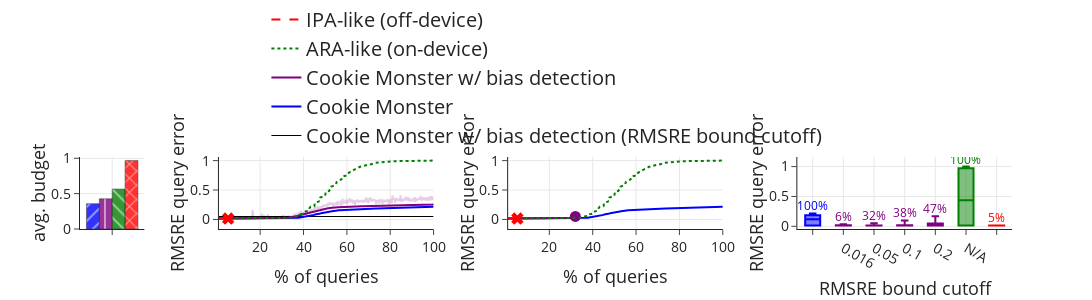

The notebook cell saved with this chart:
### Code cell
figs_args = {
    "axis_title_font_size": {"x": 18, "y": 18},
    "axis_tick_font_size": {"x": 14, "y": 14},
    "legend": {
        "yanchor": "bottom",
        "y": 1.1,
        "xanchor": "left",
        "x": 0.2,
        "orientation": "h",
    },
    "output_path": "bias_plots.pdf",
    "height": 300,
    "width": 1500,
}
# make_plots(
#            [full_cdfs, cut_cdfs_fig, cutoff_boxes_fig, budget_fig], cols=4, **figs_args)

make_bias_plots(
           [bars_args, cdf_args, cut_cdf_args, boxes_args], cols=4, **figs_args)

### Figure 1 — Plotly figure (JSON) as saved in the notebook; plotly's stock layout.template omitted (floating-point values rounded to 4 significant figures; data arrays with more than 128 entries replaced by an {"elided": "..."} marker saying what was removed)
{"data": [{"legendgroup": "Cookie Monster", "marker": {"color": "blue", "line": {"color": "black"}, "pattern": {"shape": "/"}}, "name": "Cookie Monster", "opacity": 0.8, "showlegend": false, "type": "bar", "x": ["7"], "xaxis": "x", "y": [0.3575], "yaxis": "y"}, {"legendgroup": "Cookie Monster w/ bias detection", "marker": {"color": "purple", "line": {"color": "black"}, "pattern": {"shape": "|"}}, "name": "Cookie Monster w/ bias detection", "opacity": 0.8, "showlegend": false, "type": "bar", "x": ["7"], "xaxis": "x", "y": [0.4272], "yaxis": "y"}, {"legendgroup": "ARA-like (on-device)", "marker": {"color": "green", "line": {"color": "black"}, "pattern": {"shape": "\\"}}, "name": "ARA-like (on-device)", "opacity": 0.8, "showlegend": false, "type": "bar", "x": ["7"], "xaxis": "x", "y": [0.5646], "yaxis": "y"}, {"legendgroup": "IPA-like (off-device)", "marker": {"color": "red", "line": {"color": "black"}, "pattern": {"shape": "x"}}, "name": "IPA-like (off-device)", "opacity": 0.8, "showlegend": false, "type": "bar", "x": ["7"], "xaxis": "x", "y": [0.9671], "yaxis": "y"}, {"legendgroup": "Cookie Monster w/ bias detection", "line": {"dash": "solid"}, "marker": {"color": "rgba(128, 0, 128, 0.2)", "symbol": "circle"}, "mode": "lines", "name": "Cookie Monster w/ bias detection (RMSRE bound)", "showlegend": true, "type": "scatter", "x": {"elided": "400 float values"}, "xaxis": "x2", "y": {"elided": "400 float values"}, "yaxis": "y2"}, {"legendgroup": "Cookie Monster w/ bias detection", "line": {"dash": "solid", "width": 1}, "marker": {"color": "black", "symbol": "circle"}, "mode": "lines", "name": "Cookie Monster w/ bias detection (RMSRE bound cutoff)", "showlegend": true, "type": "scatter", "x": {"elided": "400 float values"}, "xaxis": "x2", "y": {"elided": "400 float values"}, "yaxis": "y2"}, {"legendgroup": "Cookie Monster", "line": {"dash": "solid"}, "marker": {"color": "blue", "symbol": "circle"}, "mode": "lines", "name": "Cookie Monster", "showlegend": true, "type": "scatter", "x": {"elided": "400 float values"}, "xaxis": "x2", "y": {"elided": "400 float values"}, "yaxis": "y2"}, {"legendgroup": "Cookie Monster w/ bias detection", "line": {"dash": "solid"}, "marker": {"color": "purple", "symbol": "circle"}, "mode": "lines", "name": "Cookie Monster w/ bias detection", "showlegend": true, "type": "scatter", "x": {"elided": "400 float values"}, "xaxis": "x2", "y": {"elided": "400 float values"}, "yaxis": "y2"}, {"legendgroup": "ARA-like (on-device)", "line": {"dash": "dot"}, "marker": {"color": "green", "symbol": "diamond"}, "mode": "lines", "name": "ARA-like (on-device)", "showlegend": true, "type": "scatter", "x": {"elided": "400 float values"}, "xaxis": "x2", "y": {"elided": "400 float values"}, "yaxis": "y2"}, {"legendgroup": "IPA-like (off-device)", "line": {"dash": "dash"}, "marker": {"color": "red", "symbol": "x"}, "mode": "lines", "name": "IPA-like (off-device)", "showlegend": true, "type": "scatter", "x": [0.25, 0.5, 0.75, 1, 1.25, 1.5, 1.75, 2, 2.25, 2.5, 2.75, 3, 3.25, 3.5, 3.75, 4, 4.25, 4.5, 4.75, 5, 5.25], "xaxis": "x2", "y": [0.01551, 0.01552, 0.01553, 0.01553, 0.01553, 0.01554, 0.01554, 0.01556, 0.01556, 0.01556, 0.01556, 0.01557, 0.01557, 0.01558, 0.0156, 0.0156, 0.01561, 0.01562, 0.01563, 0.01563, 0.01571], "yaxis": "y2"}, {"legendgroup": "IPA-like (off-device)", "marker": {"color": "red", "size": 11, "symbol": "x"}, "mode": "markers", "name": "IPA-like (off-device)", "showlegend": false, "type": "scatter", "x": [5.25], "xaxis": "x2", "y": [0.01571], "yaxis": "y2"}, {"legendgroup": "Cookie Monster", "line": {"dash": "solid"}, "marker": {"color": "blue", "symbol": "circle"}, "mode": "lines", "name": "Cookie Monster", "showlegend": false, "type": "scatter", "x": {"elided": "400 float values"}, "xaxis": "x3", "y": {"elided": "400 float values"}, "yaxis": "y3"}, {"legendgroup": "Cookie Monster w/ bias detection", "line": {"dash": "solid"}, "marker": {"color": "purple", "symbol": "circle"}, "mode": "lines", "name": "Cookie Monster w/ bias detection", "showlegend": false, "type": "scatter", "x": [0.25, 0.5, 0.75, 1, 1.25, 1.5, 1.75, 2, 2.25, 2.5, 2.75, 3, 3.25, 3.5, 3.75, 4, 4.25, 4.5, 4.75, 5, 5.25, 5.5, 5.75, 6, 6.25, 6.5, 6.75, 7.0, 7.25, 7.5, 7.75, 8, 8.25, 8.5, 8.75, 9, 9.25, 9.5, 9.75, 10, 10.25, 10.5, 10.75, 11, 11.25, 11.5, 11.75, 12, 12.25, 12.5, 12.75, 13, 13.25, 13.5, 13.75, 14.0, 14.25, 14.5, 14.75, 15, 15.25, 15.5, 15.75, 16, 16.25, 16.5, 16.75, 17, 17.25, 17.5, 17.75, 18, 18.25, 18.5, 18.75, 19, 19.25, 19.5, 19.75, 20, 20.25, 20.5, 20.75, 21, 21.25, 21.5, 21.75, 22, 22.25, 22.5, 22.75, 23, 23.25, 23.5, 23.75, 24, 24.25, 24.5, 24.75, 25, 25.25, 25.5, 25.75, 26, 26.25, 26.5, 26.75, 27, 27.25, 27.5, 27.75, 28.0, 28.25, 28.5, 28.75, 29.0, 29.25, 29.5, 29.75, 30, 30.25, 30.5, 30.75, 31, 31.25, 31.5, 31.75, 32], "xaxis": "x3", "y": [0.01548, 0.01548, 0.0155, 0.01551, 0.01551, 0.01551, 0.01551, 0.01551, 0.01552, 0.01552, 0.01552, 0.01552, 0.01553, 0.01553, 0.01553, 0.01553, 0.01553, 0.01553, 0.01553, 0.01553, 0.01554, 0.01554, 0.01554, 0.01554, 0.01554, 0.01554, 0.01554, 0.01554, 0.01554, 0.01554, 0.01554, 0.01555, 0.01555, 0.01555, 0.01555, 0.01556, 0.01556, 0.01556, 0.01556, 0.01556, 0.01556, 0.01556, 0.01556, 0.01556, 0.01556, 0.01556, 0.01556, 0.01556, 0.01556, 0.01556, 0.01556, 0.01557, 0.01557, 0.01557, 0.01557, 0.01557, 0.01557, 0.01557, 0.01557, 0.01557, 0.01558, 0.01558, 0.01558, 0.01558, 0.01558, 0.01558, 0.01559, 0.01559, 0.01559, 0.01559, 0.0156, 0.0156, 0.0156, 0.0156, 0.0156, 0.0156, 0.0156, 0.01561, 0.01561, 0.01561, 0.01561, 0.01561, 0.01562, 0.01562, 0.01562, 0.01563, 0.01563, 0.01563, 0.01564, 0.01564, 0.01564, 0.01566, 0.01571, 0.01571, 0.01573, 0.01582, 0.01596, 0.01604, 0.01604, 0.01606, 0.01616, 0.01623, 0.01652, 0.01669, 0.0173, 0.01736, 0.01758, 0.01795, 0.01796, 0.018, 0.01826, 0.01828, 0.01973, 0.02107, 0.02111, 0.02359, 0.0236, 0.02431, 0.02553, 0.02595, 0.02603, 0.03158, 0.03282, 0.03315, 0.03465, 0.03559, 0.036, 0.0504], "yaxis": "y3"}, {"legendgroup": "Cookie Monster w/ bias detection", "marker": {"color": "purple", "size": 11, "symbol": "circle"}, "mode": "markers", "name": "Cookie Monster w/ bias detection", "showlegend": false, "type": "scatter", "x": [32], "xaxis": "x3", "y": [0.0504], "yaxis": "y3"}, {"legendgroup": "ARA-like (on-device)", "line": {"dash": "dot"}, "marker": {"color": "green", "symbol": "diamond"}, "mode": "lines", "name": "ARA-like (on-device)", "showlegend": false, "type": "scatter", "x": {"elided": "400 float values"}, "xaxis": "x3", "y": {"elided": "400 float values"}, "yaxis": "y3"}, {"legendgroup": "IPA-like (off-device)", "line": {"dash": "dash"}, "marker": {"color": "red", "symbol": "x"}, "mode": "lines", "name": "IPA-like (off-device)", "showlegend": false, "type": "scatter", "x": [0.25, 0.5, 0.75, 1, 1.25, 1.5, 1.75, 2, 2.25, 2.5, 2.75, 3, 3.25, 3.5, 3.75, 4, 4.25, 4.5, 4.75, 5, 5.25], "xaxis": "x3", "y": [0.01551, 0.01552, 0.01553, 0.01553, 0.01553, 0.01554, 0.01554, 0.01556, 0.01556, 0.01556, 0.01556, 0.01557, 0.01557, 0.01558, 0.0156, 0.0156, 0.01561, 0.01562, 0.01563, 0.01563, 0.01571], "yaxis": "y3"}, {"legendgroup": "IPA-like (off-device)", "marker": {"color": "red", "size": 11, "symbol": "x"}, "mode": "markers", "name": "IPA-like (off-device)", "showlegend": false, "type": "scatter", "x": [5.25], "xaxis": "x3", "y": [0.01571], "yaxis": "y3"}, {"boxpoints": false, "legendgroup": "Cookie Monster", "marker": {"color": "blue"}, "name": "Cookie Monster", "opacity": 1, "showlegend": false, "type": "box", "x": {"elided": "400 str values"}, "xaxis": "x4", "y": {"elided": "400 float values"}, "yaxis": "y4"}, {"boxpoints": false, "legendgroup": "Cookie Monster w/ bias detection", "marker": {"color": "purple"}, "name": "Cookie Monster w/ bias detection", "opacity": 1, "showlegend": false, "type": "box", "x": {"elided": "1600 str values"}, "xaxis": "x4", "y": {"elided": "1600 float values"}, "yaxis": "y4"}, {"boxpoints": false, "legendgroup": "ARA-like (on-device)", "marker": {"color": "green"}, "name": "ARA-like (on-device)", "opacity": 1, "showlegend": false, "type": "box", "x": {"elided": "400 str values"}, "xaxis": "x4", "y": {"elided": "400 float values"}, "yaxis": "y4"}, {"boxpoints": false, "legendgroup": "IPA-like (off-device)", "marker": {"color": "red"}, "name": "IPA-like (off-device)", "opacity": 1, "showlegend": false, "type": "box", "x": {"elided": "400 str values"}, "xaxis": "x4", "y": {"elided": "400 float values"}, "yaxis": "y4"}, {"mode": "text", "showlegend": false, "text": ["100%"], "textfont": {"color": "blue"}, "type": "scatter", "x": [" "], "xaxis": "x4", "y": [0.3152], "yaxis": "y4"}, {"mode": "text", "showlegend": false, "text": ["6%", "32%", "38%", "47%"], "textfont": {"color": "purple"}, "type": "scatter", "x": ["0.016", "0.05", "0.1", "0.2"], "xaxis": "x4", "y": [0.136, 0.1504, 0.199, 0.2692], "yaxis": "y4"}, {"mode": "text", "showlegend": false, "text": ["100%"], "textfont": {"color": "green"}, "type": "scatter", "x": ["N/A"], "xaxis": "x4", "y": [1.1], "yaxis": "y4"}, {"mode": "text", "showlegend": false, "text": ["5%"], "textfont": {"color": "red"}, "type": "scatter", "x": ["  "], "xaxis": "x4", "y": [0.1157], "yaxis": "y4"}], "layout": {"height": 300, "legend": {"font": {"size": 20}, "orientation": "h", "title": {}, "traceorder": "reversed", "x": 0.2, "xanchor": "left", "y": 1.1, "yanchor": "bottom"}, "margin": {"b": 0, "t": 0}, "showlegend": true, "width": 1500, "xaxis": {"anchor": "y", "domain": [0, 0.06909], "showgrid": true, "showticklabels": false, "tickfont": {"size": 14}, "title": {"font": {"size": 18}, "text": ""}}, "xaxis2": {"anchor": "y2", "domain": [0.1491, 0.3794], "range": [1, 100], "showgrid": true, "tickfont": {"size": 14}, "title": {"font": {"size": 18}, "text": "% of queries"}}, "xaxis3": {"anchor": "y3", "categoryarray": [" ", "N/A", "  ", 0.016, 0.05, 0.1, 0.2], "categoryorder": "array", "domain": [0.4594, 0.6897], "range": [1, 100], "showgrid": true, "tickfont": {"size": 14}, "title": {"font": {"size": 18}, "text": "% of queries"}}, "xaxis4": {"anchor": "y4", "domain": [0.7697, 1], "showgrid": true, "tickfont": {"size": 14}, "title": {"font": {"size": 18}, "text": "RMSRE bound cutoff"}}, "yaxis": {"anchor": "x", "domain": [0, 1], "showgrid": true, "tickfont": {"size": 14}, "title": {"font": {"size": 18}, "standoff": 0, "text": "avg. budget"}, "type": "linear"}, "yaxis2": {"anchor": "x2", "domain": [0, 1], "showgrid": true, "tickfont": {"size": 14}, "title": {"font": {"size": 18}, "standoff": 0, "text": "RMSRE query error"}, "type": "linear"}, "yaxis3": {"anchor": "x3", "domain": [0, 1], "showgrid": true, "tickfont": {"size": 14}, "title": {"font": {"size": 18}, "standoff": 0, "text": "RMSRE query error"}, "type": "linear"}, "yaxis4": {"anchor": "x4", "domain": [0, 1], "showgrid": true, "tickfont": {"size": 14}, "title": {"font": {"size": 18}, "standoff": 0, "text": "RMSRE query error"}, "type": "linear"}}}
